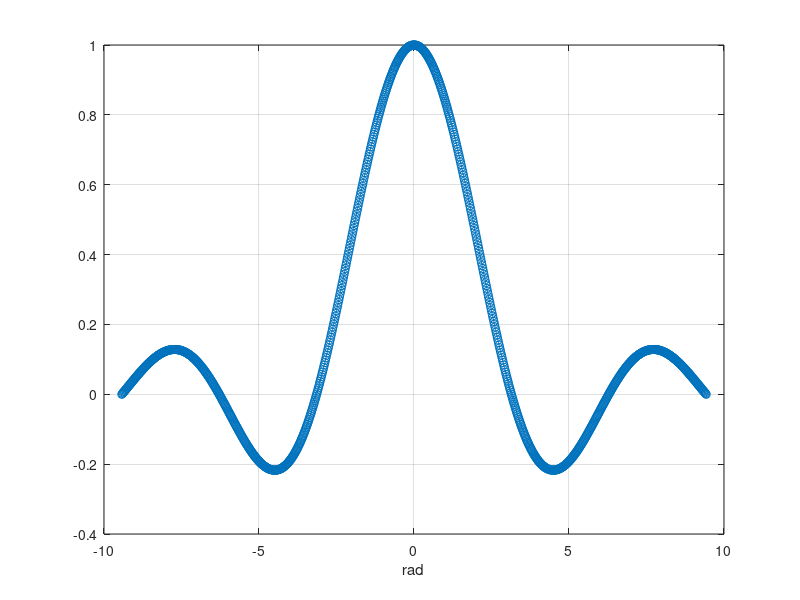
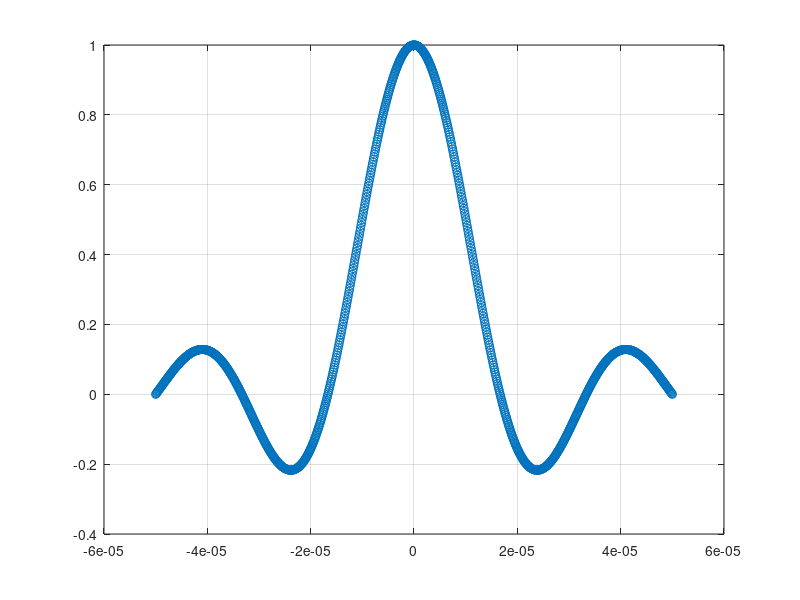
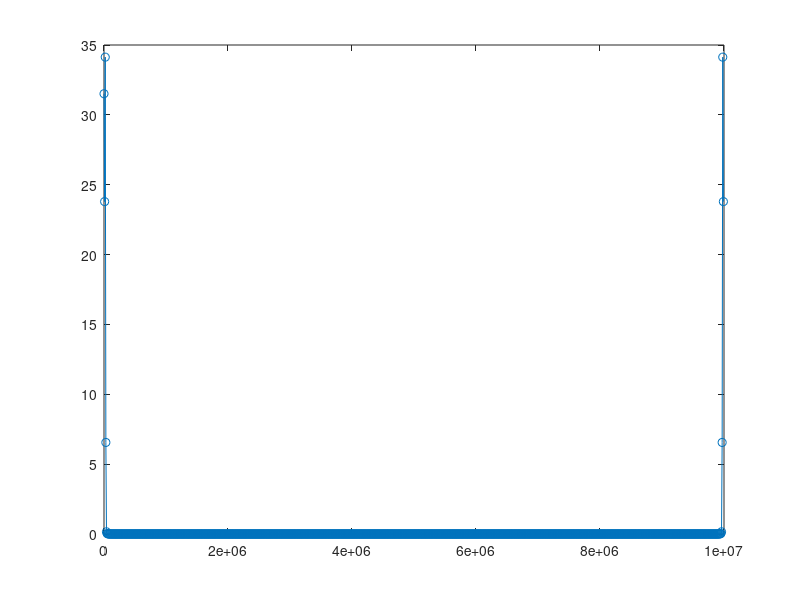
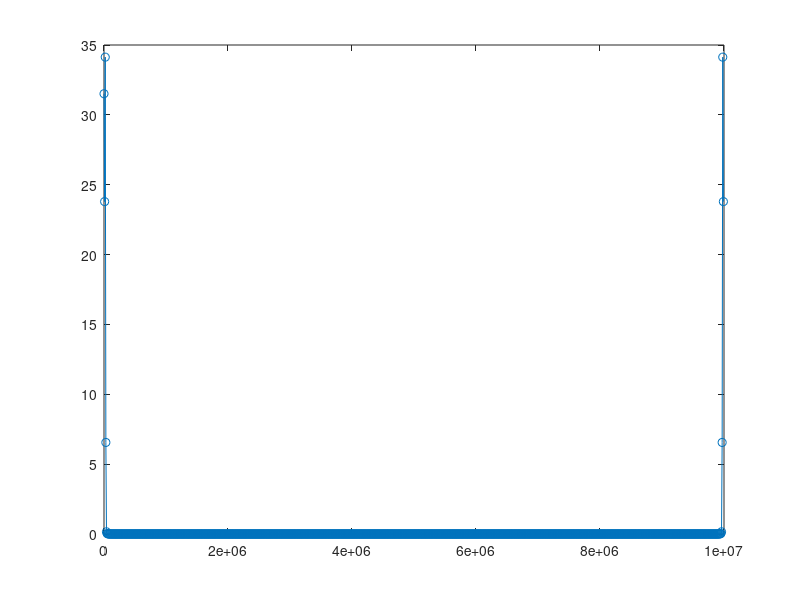

The MATLAB source for these figures, in order:
%   Author:     Guillermo Bustos 24/09/2018
%   Project:    DIXITAL - FAMAF - PHD THESIS 
%       
% ========================================================================= 
% Build a Windowed Sinc Kernel
% The Script above simulates NCO embedded on FPGA with a Sinc function
% loaded in the Look-Up Table.
% ========================================================================= 



clear all;
close all;
% ---------------------PLOT in radians ------------------------------------
L = 1000; % signal lenght NCO samples
% Fs = 1000;% Sampling frequency                    
% T = 1/Fs; % Sampling Period

sin_n_period = 1.5; % sin_n_period * 2 = Num of sinc lobules

x_rad = linspace(-2*sin_n_period*pi, 2*sin_n_period*pi, L);% all in radians n_samples = sample time
y = sinc( (x_rad )./ pi); % Eliminate pi term in matlab sinc function
   y_mod = abs(y);

figure  
plot(x_rad,y,'-o');
   xlabel('rad');
grid on
% -------------------- Time Scale -----------------------------------------
window_width = 100e-6; % 100us

Fs = 1 / (window_width/L); % sampling freq

% Rule: How many period in half window, and get one period value
sin_period = ((window_width/2)/sin_n_period);
sinc_freq = (1/(sin_period));% get the Sinc freq to fit at the window width
x_t_window = linspace(-window_width/2, window_width/2, L);

y_w = sinc( ( (2*pi*sinc_freq * x_t_window) )./ (pi)); % Eliminate pi term in matlab sinc function
   y_mod_w = abs(y);
figure  
plot(x_t_window,y_w,'-o');
grid on
% ------------------- Plot FFT --------------------------------------------

n = length(y_mod_w);
X = fft(y_w);
f = (0:n-1)*(Fs/n);     %frequency range
power = abs(X).^2/n;    %power

figure 
    plot(f,power,'-o')
% ------------------- Plot Module FFT -------------------------------------

n = length(y_mod_w);
X = fft(y_w);
f = (0:n-1)*(Fs/n);     %frequency range
power = abs(X).^2/n;    %power

figure 
    plot(f,power,'-o')
% % -------------------Plot sHIFT FFT -------------------------------------
% Y = fftshift(X);
% % Fshift = (-n/2:n/2-1)*(Fs/n); % zero-centered frequency range
% Fshift = (0:n-1)*(Fs/n); % zero-centered frequency range
% powershift = abs(Y).^2/n;     % zero-centered power
% figure 
%     plot(Fshift,powershift)
% % -------------------------------------------------------------------------
% % -------------------------------------------------------------------------
% 
% 
% % Do a DownSampling which reduce Fs frequency -----------------------------
% ncoFreq_sys= 0.5e6;
% set_num        = round( n_samples ./ nco_function(window_width,ncoFreq_sys));% Down sample rate
% 
% x_t_down       = downsample(x_t_window,set_num);%  
% y_t_down       = downsample(y_w,set_num);%
% y_mod_down     = downsample(y_mod_w,set_num);%
% 
% 
% figure
% subplot(3,1,1);  
%    plot(x_t_down,y_t_down,'-o');
%    title('2-D Down Sampled Sinc Plot');
%    xlabel('t');
%    ylabel('sinc(t)');
%    grid on
% subplot(3,1,2); 
%    stem(x_t_down,y_mod_down);
%    title('2-D Down Sampled Module Sinc Plot');
%    xlabel('t');
%    ylabel('sinc(t)');
%    grid on   
% subplot(3,1,3); 
%    stairs(x_t_down,y_mod_down);
%    title('2-D Down Sampled Module Sinc Plot');
%    xlabel('t');
%    ylabel('sinc(t)');
%    grid on 
%    
% n = length(x_t_down);
% X = fft(y_mod_down);
% f = (0:n-1)*(Fs/n);     %frequency range
% 
% Fs = 1 / (window_width/n);% sample num reduced
% 
% power = abs(X).^2/n;    %power
% 
% 
% Y = fftshift(X);
% % Fshift = (-n/2:n/2-1)*(Fs/n); % zero-centered frequency range
% Fshift = (0:n-1)*(Fs/n); % zero-centered frequency range
% powershift = abs(Y).^2/n;     % zero-centered power
% 
% subplot(2,1,1); 
%    plot(f,power)
%    grid on 
% subplot(2,1,2); 
%    plot(Fshift,powershift)
%    grid on 
% 
